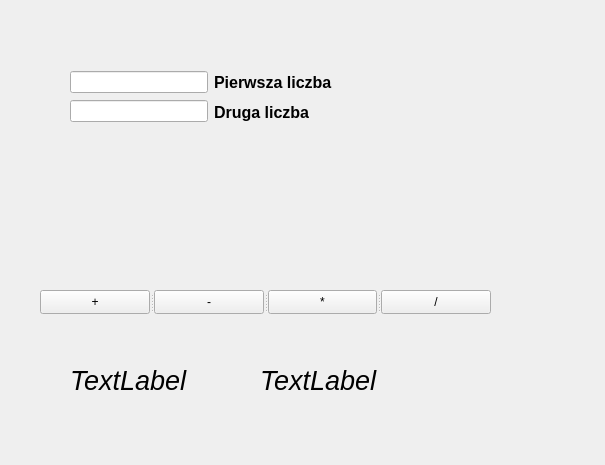
<?xml version="1.0" encoding="UTF-8"?>
<ui version="4.0">
 <class>Form</class>
 <widget class="QWidget" name="Form">
  <property name="geometry">
   <rect>
    <x>0</x>
    <y>0</y>
    <width>605</width>
    <height>465</height>
   </rect>
  </property>
  <property name="windowTitle">
   <string>Form</string>
  </property>
  <widget class="QLabel" name="label_3">
   <property name="geometry">
    <rect>
     <x>70</x>
     <y>360</y>
     <width>171</width>
     <height>41</height>
    </rect>
   </property>
   <property name="font">
    <font>
     <pointsize>20</pointsize>
     <italic>true</italic>
    </font>
   </property>
   <property name="text">
    <string>TextLabel</string>
   </property>
  </widget>
  <widget class="QLabel" name="label_4">
   <property name="geometry">
    <rect>
     <x>260</x>
     <y>360</y>
     <width>171</width>
     <height>41</height>
    </rect>
   </property>
   <property name="font">
    <font>
     <pointsize>20</pointsize>
     <italic>true</italic>
    </font>
   </property>
   <property name="text">
    <string>TextLabel</string>
   </property>
  </widget>
  <widget class="QSplitter" name="splitter">
   <property name="geometry">
    <rect>
     <x>40</x>
     <y>290</y>
     <width>451</width>
     <height>24</height>
    </rect>
   </property>
   <property name="orientation">
    <enum>Qt::Horizontal</enum>
   </property>
   <widget class="QPushButton" name="pushButton">
    <property name="text">
     <string>+</string>
    </property>
   </widget>
   <widget class="QPushButton" name="pushButton_2">
    <property name="text">
     <string>-</string>
    </property>
   </widget>
   <widget class="QPushButton" name="pushButton_3">
    <property name="text">
     <string>*</string>
    </property>
   </widget>
   <widget class="QPushButton" name="pushButton_4">
    <property name="text">
     <string>/</string>
    </property>
   </widget>
  </widget>
  <widget class="QWidget" name="">
   <property name="geometry">
    <rect>
     <x>70</x>
     <y>70</y>
     <width>262</width>
     <height>54</height>
    </rect>
   </property>
   <layout class="QHBoxLayout" name="horizontalLayout">
    <item>
     <layout class="QVBoxLayout" name="verticalLayout_2">
      <item>
       <widget class="QLineEdit" name="lineEdit"/>
      </item>
      <item>
       <widget class="QLineEdit" name="lineEdit_2"/>
      </item>
     </layout>
    </item>
    <item>
     <layout class="QVBoxLayout" name="verticalLayout">
      <item>
       <widget class="QLabel" name="label">
        <property name="font">
         <font>
          <pointsize>12</pointsize>
          <bold>true</bold>
         </font>
        </property>
        <property name="text">
         <string>Pierwsza liczba</string>
        </property>
       </widget>
      </item>
      <item>
       <widget class="QLabel" name="label_2">
        <property name="font">
         <font>
          <pointsize>12</pointsize>
          <bold>true</bold>
         </font>
        </property>
        <property name="text">
         <string>Druga liczba</string>
        </property>
       </widget>
      </item>
     </layout>
    </item>
   </layout>
  </widget>
 </widget>
 <resources/>
 <connections/>
</ui>
